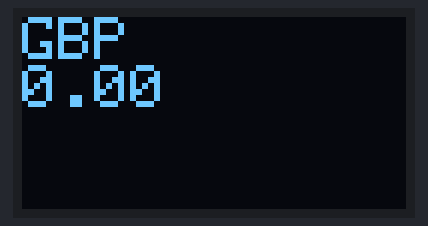
A sketch run on a simulated Arduino Uno, built with avr-gcc and run on an emulated ATmega328P. On the bench: 128×64 one-colour display. At 3.1 s the program stops and its outputs stay as they are.

Above: at 0.1 s.

The sketch:

CapitalClockV1.ino
```cpp
#include <SPI.h>
#include <Wire.h>
#include <Adafruit_GFX.h>
#include <Adafruit_SSD1306.h>

//------------------------------------------------------------------

const int x = 128;
const int y = 64;
const int reset = -1;

Adafruit_SSD1306 display(x,y, &Wire, reset);

//------------------------------------------------------------------
//seconds in a year 31536000//
String amount;
float salary;
float savings;
float count = salary / 31536000;

String useMode;
bool startUp = false;


void setup() {
  Serial.begin(9600);

if(!display.begin(SSD1306_SWITCHCAPVCC, 0x3C)) {
    Serial.println(F("SSD1306 allocation failed"));
    for(;;)
    ;
  }

  display.clearDisplay();

  display.setTextSize(2);
  display.setTextColor(WHITE);


  for(float Amnt = 0; Amnt >= 0 ; Amnt += count){
    display.clearDisplay();

    display.setCursor(0,0);
    display.println("GBP");
    display.setCursor(0,16);

    amount = String(Amnt);
    display.println(amount);

    display.display();
    delay(1000);
  }


  //delay(2000);
}

void loop() {
  // put your main code here, to run repeatedly:

}
```
